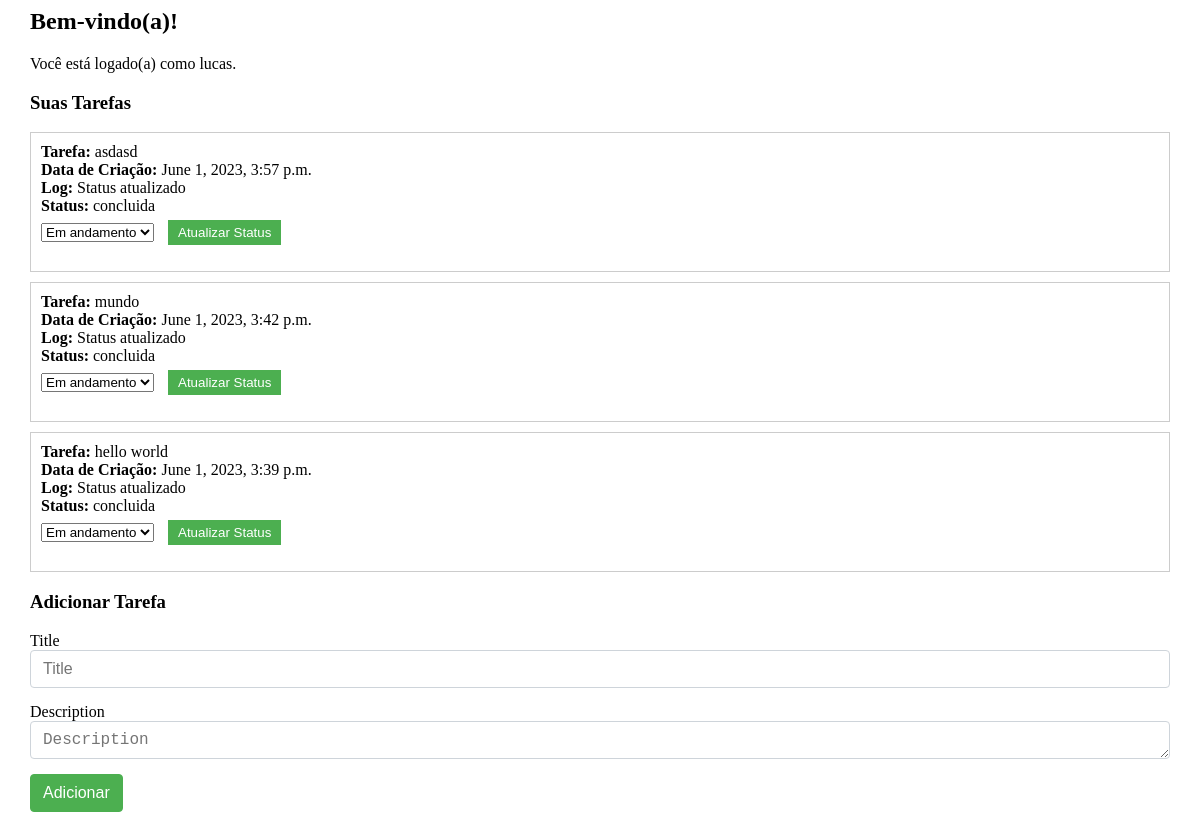
Page /list/ (signed in) on the earlier database version.
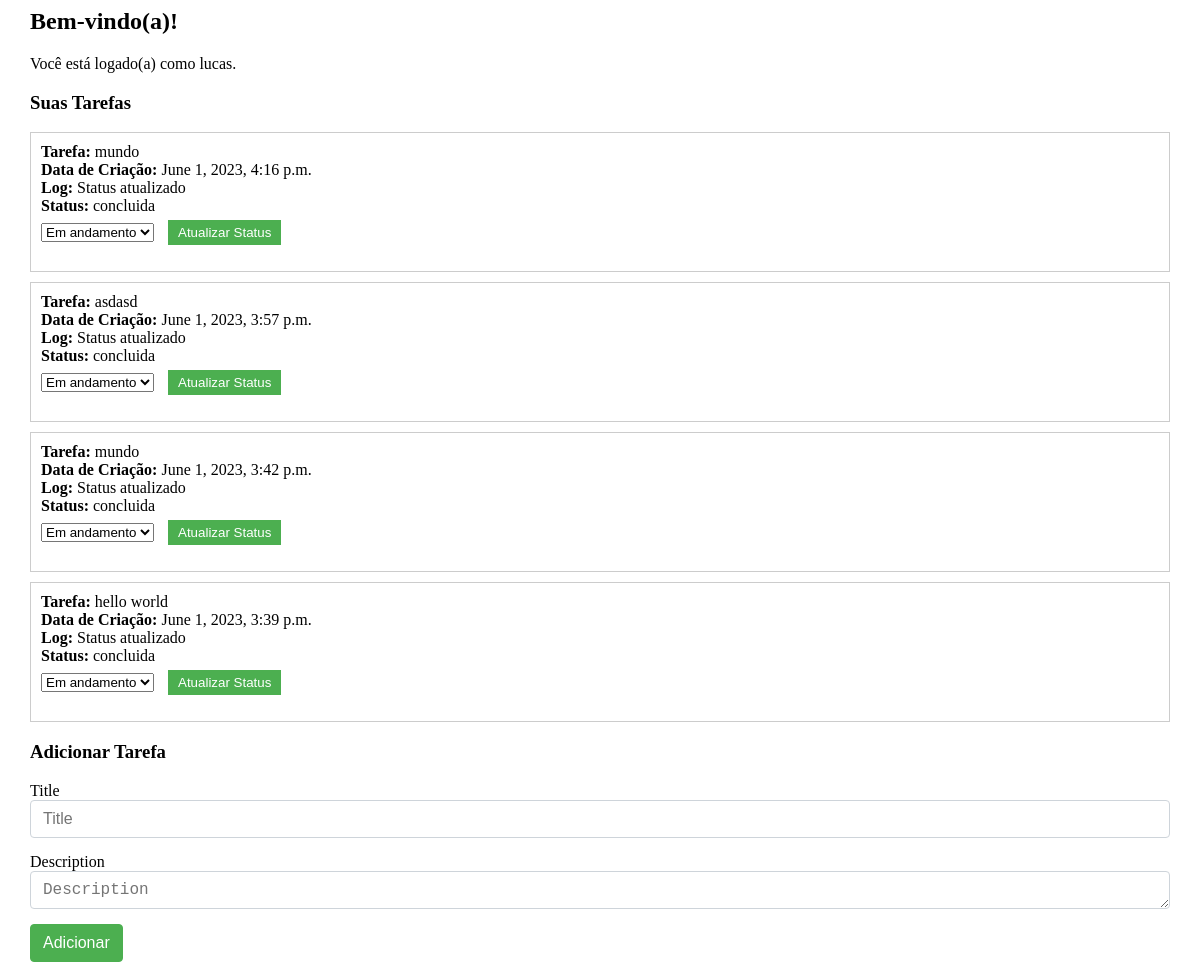
Same page on the later database version.
### list/models.py (models this page shows, shortened)
class Task(models.Model):
    STATUS_CHOICES = (
        ('IN_PROGRESS', 'Em andamento'),
        ('COMPLETED', 'Concluída'),
    )
    title = models.CharField(max_length=100)
    description = models.TextField()
    status = models.CharField(max_length=20, choices=STATUS_CHOICES, default='IN_PROGRESS')
    user = models.ForeignKey(User, on_delete=models.CASCADE)

class TaskLog(models.Model):
    task = models.OneToOneField(Task, on_delete=models.CASCADE)
    created_at = models.DateTimeField(auto_now_add=True)
    message = models.CharField(max_length=100, default='message')

### list/views.py (the view, shortened to what this page needs)
# urls.py: path('', views.home_view, name='home'),
@login_required
def home_view(request):
    user = request.user
    tasks = Task.objects.filter(user=user).order_by('-tasklog__created_at')  # Ordena as tarefas pelo campo created_at do modelo TaskLog
    form = TaskForm()
    context = {
        'user': user,
        'tasks': tasks,
        'form': form
    }
    return render(request, 'home.html', context)

### list/forms.py
class TaskForm(forms.ModelForm):
    class Meta:
        model = Task
        fields = ['title', 'description']

### list/templates/home.html (shortened to what this page needs)
{% load static %}
{% load bootstrap4 %}
{% block content %}
<link rel="stylesheet" type="text/css" href="{% static 'style.css' %}">
<div class="container">
  <h2 class="welcome">Bem-vindo(a)!</h2>
  <p>Você está logado(a) como {{ user.username }}.</p>
  <h3 class="task-heading">Suas Tarefas</h3>
  <ul class="task-list">
    {% for task in tasks %}
      <li>
        <strong>Tarefa:</strong> {{ task.description }}<br>
        <strong>Data de Criação:</strong> {{ task.tasklog.created_at }}<br>
        <strong>Log:</strong> {{ task.tasklog.message }}<br>
        <strong>Status:</strong> {{ task.get_status_display }}<br>
        <form method="POST" action="{% url 'list:update_status' task.id %}">
          <select name="status" class="status-select">
            <option value="IN_PROGRESS" {% if task.status == 'IN_PROGRESS' %}selected{% endif %}>Em andamento</option>
          </select>
          <button type="submit" class="update-button">Atualizar Status</button>
        </form>
      </li>
    {% empty %}
      <li>Nenhuma tarefa encontrada.</li>
    {% endfor %}
  </ul>
  <h3 class="add-task-heading">Adicionar Tarefa</h3>
  <form method="POST" action="{% url 'list:home' %}" class="form-group">
    {% bootstrap_form form %}
    <button type="submit" class="btn btn-primary">Adicionar</button>
  </form>
</div>
{% endblock %}

### static/style.css (style rules this page uses)
.task-list { list-style-type: none; padding: 0; }
.task-list li { margin-bottom: 10px; border: 1px solid #ccc; padding: 10px; }
.task-list li strong { font-weight: bold; }
.container { max-width: 1140px; margin-left: auto; margin-right: auto; padding-left: 15px; padding-right: 15px; }
.task-list li form { margin-top: 5px; }
.task-list li form select { margin-right: 10px; }
.task-list li form button { background-color: #4CAF50; color: white; padding: 5px 10px; border: none; cursor: pointer; }
.form-group { margin-bottom: 15px; }
.form-control { display: block; width: 100%; height: calc(1.5em + 0.75rem + 2px); padding: 0.375rem 0.75rem; font-size: 1rem; font-weight: 400; line-height: 1.5; color: #495057; background-color: #fff; background-clip: padding-box; border: 1px solid #ced4da; border-radius: 0.25rem; transition: border-color 0.15s ease-in-out, box-shadow 0.15s ease-in-out; }
.btn { display: inline-block; font-weight: 400; color: #fff; text-align: center; vertical-align: middle; -webkit-user-select: none; -moz-user-select: none; -ms-user-select: none; user-select: none; background-color: #4CAF50; border: 1px solid #4CAF50; padding: 0.375rem 0.75rem; font-size: 1rem; line-height: 1.5; border-radius: 0.25rem; transition: color 0.15s ease-in-out, background-color 0.15s ease-in-out, border-color 0.15s ease-in-out, box-shadow 0.15s ease-in-out; }
.btn-primary { background-color: #4CAF50; border-color: #4CAF50; }

Differences in the rows shown:
added Task: description "mundo", tasklog.created_at "June 1, 2023, 4:16 p.m.", tasklog.message "Status atualizado", status "concluida"
